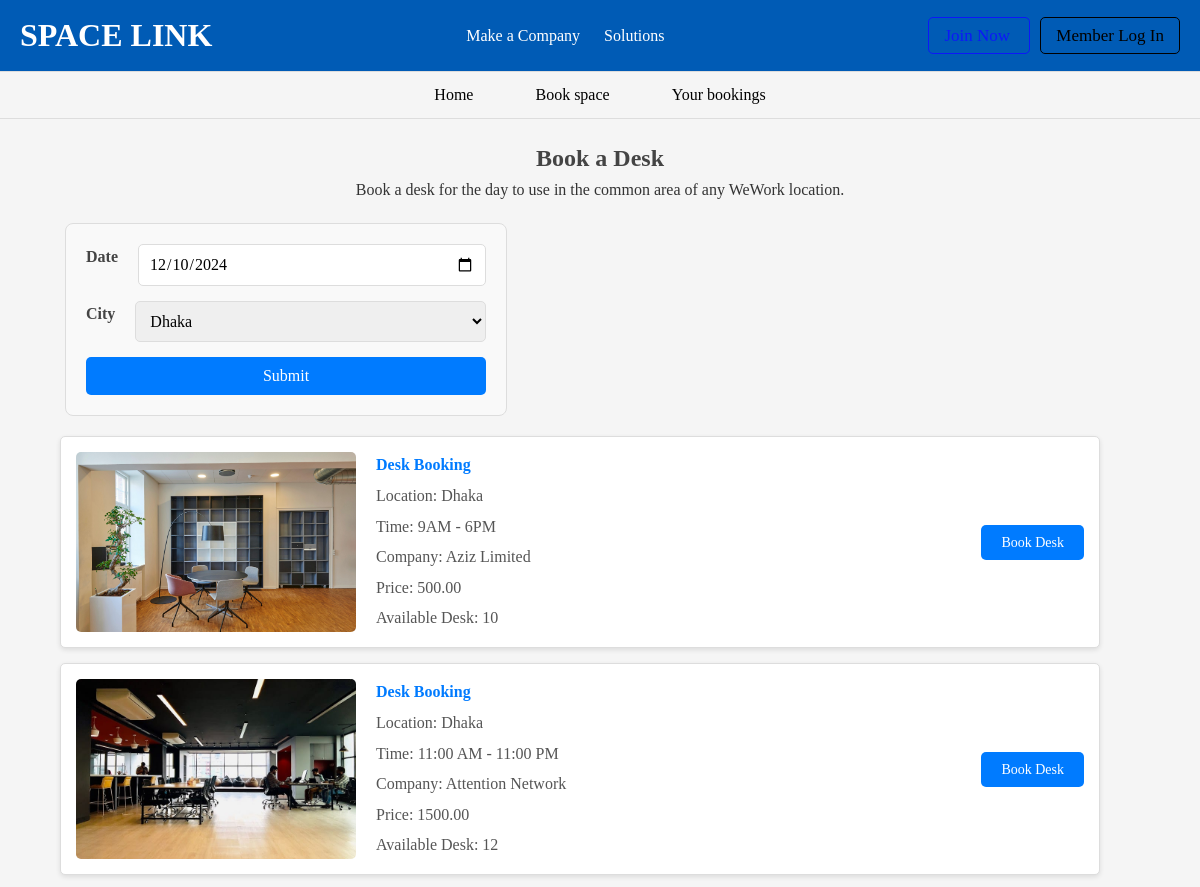
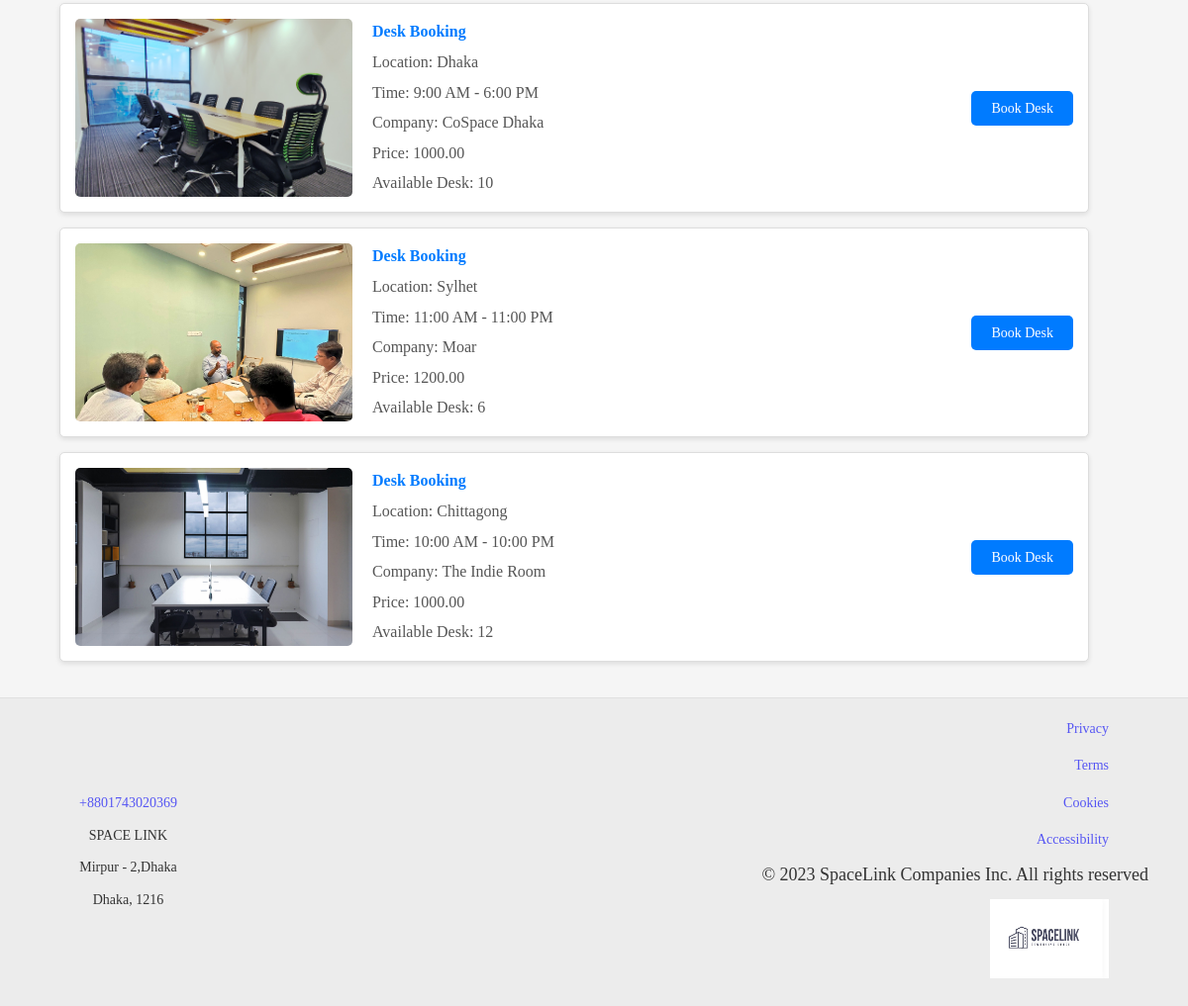
The app's page /desk/ with its own data (2 pictures, top to bottom).
### Office/models.py (models this page shows, shortened)
class Desk(models.Model):
    company=models.ForeignKey(Company,on_delete=models.CASCADE)
    time = models.CharField(max_length=400)
    cost = models.DecimalField(max_digits=8, decimal_places=2)
    Cancellation_policy=models.CharField(max_length=600)
    Guest_policy=models.CharField(max_length=600)
    desk = models.IntegerField(default=0)
    image = models.ImageField(upload_to='desk/')

### Company/models.py (models this page shows, shortened)
class Company(models.Model):
    name = models.CharField(max_length=100)
    Location = models.ForeignKey(Location,on_delete=models.CASCADE)
    Company_number = models.CharField(max_length=11,null=True)
    About = models.TextField(blank=True)
    website = models.URLField(blank=True)
    company_mail = models.EmailField(null=True)
    ratings =models.IntegerField(null=True,default=0)
    amenites = models.ManyToManyField(OfficeAmenities)
    is_visible = models.BooleanField(default=False)
    latitude = models.FloatField(null=True)
    longitude = models.FloatField(null=True)

class Location(models.Model):
    name = models.CharField(max_length=255)
    embed_map_url = models.URLField(blank=True, null=True)  # Field to store the embedded map URL
    def __str__(self):
        return self.name

### Core/views.py (the view)
# urls.py: path('desk/',desk_list, name='desk'),
def desk_list(request):
    desks = Desk.objects.all()
    city = request.GET.get('city')
    locations = Location.objects.all()
    if city:
        desks = desks.filter(company__Location__name=city)  # Using `__in` for the Location filter
    return render(request, 'desk_list.html', {'desks': desks,'locations': locations, 'city': city})

### Core/templates/desk_list.html (shortened to what this page needs)
{% extends "home.html" %}
{% block content %}
<header>
  <nav>
    <ul class="navbar" style="display: flex; justify-content: center; align-items: center; background-color: transparent; list-style: none; margin: 0; padding: 10px 20px;">
      <li style="margin: 0 15px;">
        <a href="{% url 'index' %}" style="cursor: pointer; color: black; text-decoration: none; font-weight: 500; padding: 8px 16px; transition: color 0.3s, transform 0.3s;">Home</a>
      </li>
      <li style="margin: 0 15px; position: relative;">
        <a href="#" style="cursor: pointer; color: black; text-decoration: none; font-weight: 500; padding: 8px 16px; transition: color 0.3s, transform 0.3s;">Book space</a>
      </li>
      <li style="margin: 0 15px;">
        <a href="{% url 'list' %}" style="cursor: pointer; color: black; text-decoration: none; font-weight: 500; padding: 8px 16px; transition: color 0.3s, transform 0.3s;">Your bookings</a>
      </li>
    </ul>
  </nav>
</header>
<section class="booking-section">
  <h1>Book a Desk</h1>
  <p>Book a desk for the day to use in the common area of any WeWork location.</p>
  <form id="booking-form">
    <div class="form-group">
      <label for="date">Date</label>
      <input type="date" id="date" value="2024-12-10">
    </div>
    <div class="form-group">
      <label for="city">City</label>
      <select id="city" name="city">
        {% for location in locations %}
          <option value="{{ location.name }}" {% if location.name == location %}selected{% endif %}>{{ location.name }}</option>
        {% endfor %}
      </select>
    </div>
    <button type="submit">Submit</button>
  </form>
<div class="list-container">
      <ul class="list">
        {% for office in desks %}
          <li>
            <img src="{{ office.image.url }}" alt="Desk Image">
            <div class="details">
              <span class="type">Desk Booking</span>
              <span>Location: {{ office.company.Location }}</span>
              <span>Time: {{ office.time }}</span>
              <span>Company: {{ office.company.name }}</span>
              <span>Price: {{ office.cost }}</span>
              <span>Available Desk: {{ office.desk }}</span>
            </div>
            <div class="book-button">
              <a href="{% url 'book-desk' office.pk %}">Book Desk</a>
          </div>
          </li>
        {% empty %}
          <p>No offices available at the moment.</p>
        {% endfor %}
      </ul>
    </div>
    </section>
  {% endblock content %}

### Core/static/css/style.css (style rules this page uses)
body, h1, h2, p, a, button, input, select { margin: 0; padding: 0; font-family: "Radley", serif; font-optical-sizing: auto; box-sizing: border-box; }
body { line-height: 1.6; background-color: #f5f5f5; color: #333333; }
.navbar { display: flex; justify-content: space-between; align-items: center; padding: 10px 20px; background-color: #005bb5; border-bottom: 1px solid #ddd; }
.form-group { display: flex; gap: 20px; }
.form-group input, .form-group select { flex: 1; padding: 10px; border: 1px solid #ccc; border-radius: 4px; font-size: 1rem; }

### Core/templates/desk_list.html (style rules this page uses)
.booking-section { padding: 20px; }
h1 { text-align: center; color: #444; }
p { text-align: center; }
.list li { background-color: #fff; border: 1px solid #ddd; border-radius: 5px; padding: 15px; margin-bottom: 15px; box-shadow: 0 2px 5px rgba(0, 0, 0, 0.1); display: flex; align-items: center; gap: 20px; width: 90%; }
.list li img { flex-shrink: 0; width: 280px; height: 180px; border-radius: 5px; object-fit: cover; }
.list li .details { flex: 1; display: flex; flex-direction: column; gap: 5px; }
.list li .details span { font-size: 1rem; color: #555; }
.list li .details span.type { font-weight: bold; color: #007BFF; }
.book-button a { text-decoration: none; list-style-type: none; padding: 10px 20px; font-size: 14px; background-color: #007BFF; color: white; border: none; border-radius: 5px; cursor: pointer; transition: background-color 0.3s; }
#booking-form { margin: 20px 45px; padding: 20px; border: 1px solid #ddd; border-radius: 8px; background-color: #f9f9f9; max-width: 400px; }
#booking-form .form-group { margin-bottom: 15px; }
#booking-form label { display: block; font-weight: bold; margin-bottom: 5px; color: #444; }
#booking-form input[type="date"], #booking-form select { width: 100%; padding: 10px; border: 1px solid #ddd; border-radius: 5px; font-size: 1rem; }
#booking-form button { padding: 10px 20px; background-color: #007BFF; color: white; font-size: 1rem; border: none; border-radius: 5px; cursor: pointer; transition: background-color 0.3s; width: 100%; }

### records on screen
Desk: image (picture), company.Location "Dhaka", time "9AM - 6PM", company.name "Aziz Limited", cost "500.00", desk "10"
Desk: image (picture), company.Location "Dhaka", time "11:00 AM - 11:00 PM", company.name "Attention Network", cost "1500.00", desk "12"
Desk: image (picture), company.Location "Dhaka", time "9:00 AM - 6:00 PM", company.name "CoSpace Dhaka", cost "1000.00", desk "10"
Desk: image (picture), company.Location "Sylhet", time "11:00 AM - 11:00 PM", company.name "Moar", cost "1200.00", desk "6"
Desk: image (picture), company.Location "Chittagong", time "10:00 AM - 10:00 PM", company.name "The Indie Room", cost "1000.00", desk "12"

### other values on screen
form field city "Dhaka"
